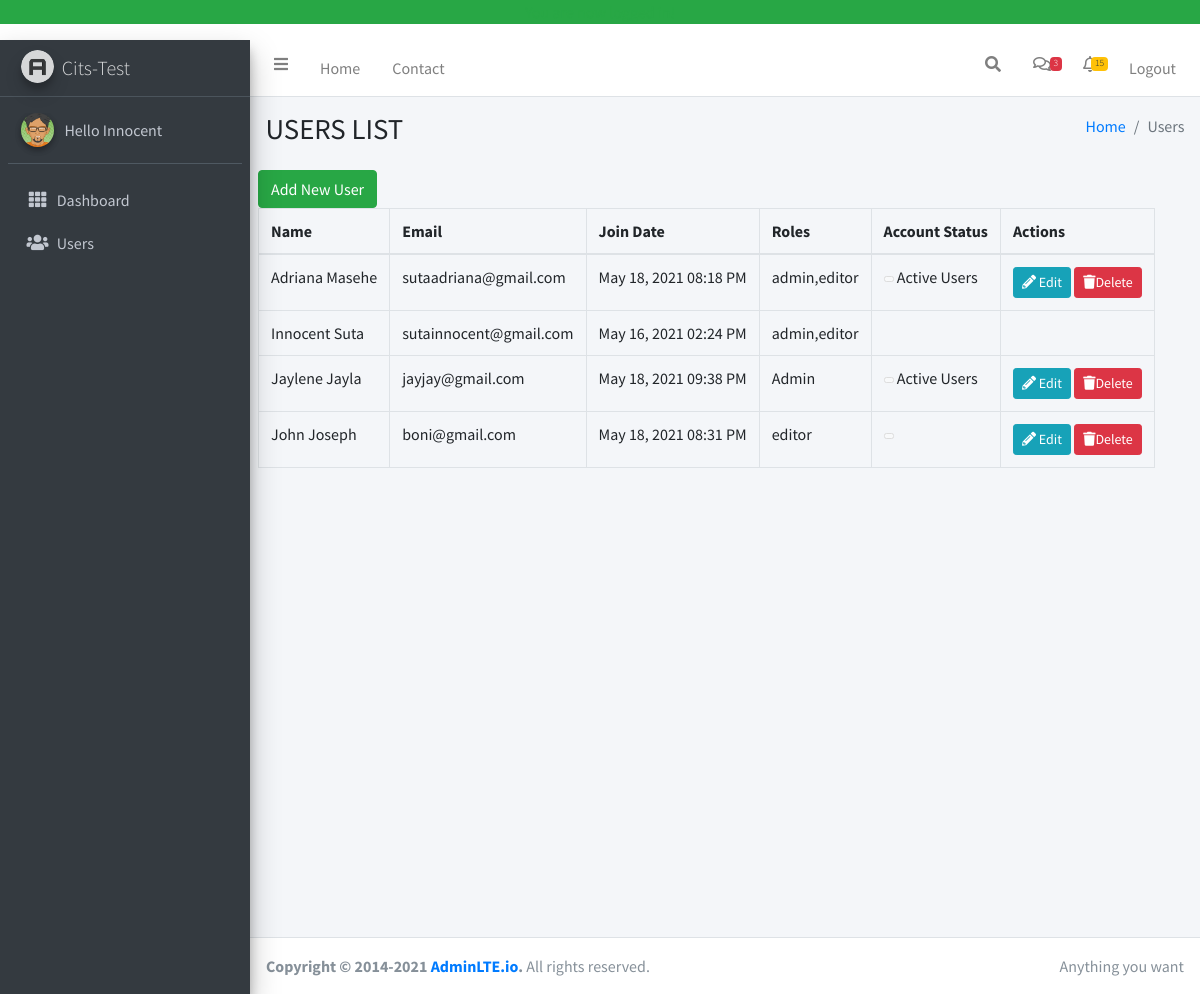
/index.php (signed in), run on the app's committed database.
### tables this page shows
CREATE TABLE `users` (
  `id` int(11) NOT NULL,
  `full_name` varchar(255) NOT NULL,
  `email` varchar(175) NOT NULL,
  `password` varchar(255) NOT NULL,
  `join_date` datetime NOT NULL DEFAULT current_timestamp(),
  `last_login` datetime DEFAULT NULL,
  `permissions` varchar(255) NOT NULL,
  `featured` tinyint(4) NOT NULL DEFAULT 0
);

### index.php (the view, shortened to what this page needs)
<?php
require_once 'core/init.php';
include "includes/head.php";
include "includes/navigation.php";
$userQuery ="SELECT * FROM users ORDER BY full_name";
$userResult = $db->query($userQuery);
?>
  <div class="content-wrapper">
    <div class="content-header">
      <div class="container-fluid">
        <div class="row mb-2">
          <div class="col-sm-6">
            <h1 class="m-0">USERS LIST</h1>
          </div>
          <div class="col-sm-6">
            <ol class="breadcrumb float-sm-right">
              <li class="breadcrumb-item"><a href="index.php">Home</a></li>
              <li class="breadcrumb-item active">Users </li>
            </ol>
          </div>
        </div>
      </div>
    </div>
  <section class="content">
  <div class="container-fluid">
    <div class="row">
      <div class="">
      <a href="users.php?add=1" class="btn btn-success">Add New User</a>
        <table class="table table-bordered table-stripped table-condensed">
          <thead>
            <th>Name</th>
            <th>Email</th>
            <th>Join Date</th>
            <th>Roles</th>
            <th>Account Status</th>
            <th> Actions</th>
          </thead>
          <tbody>
  <?php
  while ($user_row = mysqli_fetch_assoc($userResult)):
     $name = $user_row['full_name'] ;
     $email = $user_row['email'] ;
     $join_date = $user_row['join_date'] ;
     $permissions = $user_row['permissions'] ;
     $featured = $user_row['featured'] ;
   ?>
  <tr>
     <td><?= $name;?></td>
     <td><?= $email ;?></td>
     <td><?= pretty_date($join_date) ;?></td>
     <td><?= $permissions ;?></td>
     <?php if($user_row['id'] != $user_data['id']): ?>
     <td><a href="users.php?featured=<?= (($featured == 0)?'1':'0');?>&id=<?= $user_row['id'];?>" class="btn btn-xs btn-default">
   </a>&nbsp;<?= (($featured == 1)?'Active Users':'');?>
     </td>
    <?php endif; ?>
 <td>
   <?php if($user_row['id'] != $user_data['id']): ?>
     <a href="users.php?edit=<?= $user_row['id'];?>" class="btn btn-info btn-sm"><i class="fas fa-pencil-alt"></i> Edit </a></a>
     <a href="users.php?delete=<?= $user_row['id'];?>" class="btn btn-danger btn-sm"> <i class="fas fa-trash"></i>Delete </a></a>
   <?php endif; ?>
  </td>
  </tr>
<?php endwhile; ?>
</tbody>
</table>
</div>
</div>
</div>
</section>
  </div>
  <footer class="main-footer">
    <div class="float-right d-none d-sm-inline">
      Anything you want
    </div>
    <strong>Copyright &copy; 2014-2021 <a href="#">AdminLTE.io</a>.</strong> All rights reserved.
  </footer>
</div>
</body>
</html>

### core/init.php (shortened to what this page needs)
<?php
$db = mysqli_connect('localhost', 'root', '', 'cits_test');
function has_permission($permission = 'admin'){
  global $user_data;
  $permissions = explode(',',$user_data['permissions']);
  if (in_array($permission, $permissions, true)) {
    return true;
  }
  return false;
}
function pretty_date($date){
  return date("M d, Y h:i A", strtotime($date));
}
if (isset($_SESSION['SBUser'])) {
  $user_id = $_SESSION['SBUser'];
  $query = $db->query("SELECT * FROM users WHERE id = '$user_id'");
  $user_data = mysqli_fetch_assoc($query);
  $fn = explode(' ', $user_data['full_name']);
  $user_data['first']= $fn[0];
  $user_data['last']= $fn[1];
}
if (isset($_SESSION['success_flash'])) {
    echo '<div class="bg-success">
       <p class="text-success text-center">
        '.$_SESSION['success_flash'].'
       </p>
    </div>';
}

### includes/head.php (shortened to what this page needs)
<!DOCTYPE html>
<html lang="en">
<head>
  <link rel="stylesheet" href="Assets/fontawesome-free/css/all.min.css">
  <link rel="stylesheet" href="Assets/css/adminlte.min.css">
  <link rel="stylesheet" href="Assets/icheck-bootstrap/icheck-bootstrap.min.css">
</head>

### includes/navigation.php (shortened to what this page needs)
<body class="hold-transition sidebar-mini">
<div class="wrapper">
  <nav class="main-header navbar navbar-expand navbar-white navbar-light">
    <ul class="navbar-nav">
      <li class="nav-item">
        <a class="nav-link" data-widget="pushmenu" href="#" role="button"><i class="fas fa-bars"></i></a>
      </li>
      <li class="nav-item d-none d-sm-inline-block">
        <a href="index.php" class="nav-link">Home</a>
      </li>
      <li class="nav-item d-none d-sm-inline-block">
        <a href="#" class="nav-link">Contact</a>
      </li>
    </ul>
    <ul class="navbar-nav ml-auto">
      <li class="nav-item">
        <a class="nav-link" data-widget="navbar-search" href="#" role="button">
          <i class="fas fa-search"></i>
        </a>
      </li>
      <li class="nav-item dropdown">
        <a class="nav-link" data-toggle="dropdown" href="#">
          <i class="far fa-comments"></i>
          <span class="badge badge-danger navbar-badge">3</span>
        </a>
      </li>
      <li class="nav-item dropdown">
        <a class="nav-link" data-toggle="dropdown" href="#">
          <span class="badge badge-warning navbar-badge">15</span>
        </a>
      </li>
      <li class="nav-item d-none d-sm-inline-block">
        <a href="logout.php" class="nav-link">Logout</a>
      </li>
    </ul>
  </nav>
  <aside class="main-sidebar sidebar-dark-primary elevation-4">
    <a href="index.php" class="brand-link">
      <img src="Assets/img/AdminLTELogo.png" alt="AdminLTE Logo" class="brand-image img-circle elevation-3" style="opacity: .8">
      <span class="brand-text font-weight-light">Cits-Test</span>
    </a>
    <div class="sidebar">
      <div class="user-panel mt-3 pb-3 mb-3 d-flex">
        <div class="image">
          <img src="Assets/img/avatar4.png" class="img-circle elevation-2" alt="User Image">
        </div>
        <div class="info">
          <a href="#" class="d-block">Hello <?= $user_data['first'] ;?></a>
        </div>
      </div>
      <nav class="mt-2">
        <ul class="nav nav-pills nav-sidebar flex-column" data-widget="treeview" role="menu" data-accordion="false">
          <?php if(has_permission('admin')): ?>
          <li class="nav-item">
            <a href="index.php" class="nav-link">
              <i class="nav-icon fas fa-th"></i>
              <p>
               Dashboard
              </p>
            </a>
          </li>
           <?php endif;?>
           <?php if(has_permission('admin')): ?>
          <li class="nav-item">
            <a href="index.php" class="nav-link">
              <i class="nav-icon fas fa-users"></i>
              <p>Users </p> </a>
              </li>
                <?php endif;?>
        </ul>
      </nav>
    </div>
  </aside>

### data on the page
users: full_name "Adriana Masehe", email "sutaadriana@gmail.com", join_date "May 18, 2021 08:18 PM", permissions "admin,editor", featured "Active Users"
users: full_name "Innocent Suta", email "sutainnocent@gmail.com", join_date "May 16, 2021 02:24 PM", permissions "admin,editor"
users: full_name "Jaylene Jayla", email "jayjay@gmail.com", join_date "May 18, 2021 09:38 PM", permissions "Admin", featured "Active Users"
users: full_name "John Joseph", email "boni@gmail.com", join_date "May 18, 2021 08:31 PM", permissions "editor"

### other printed values
$user_data['first'] "Innocent"
